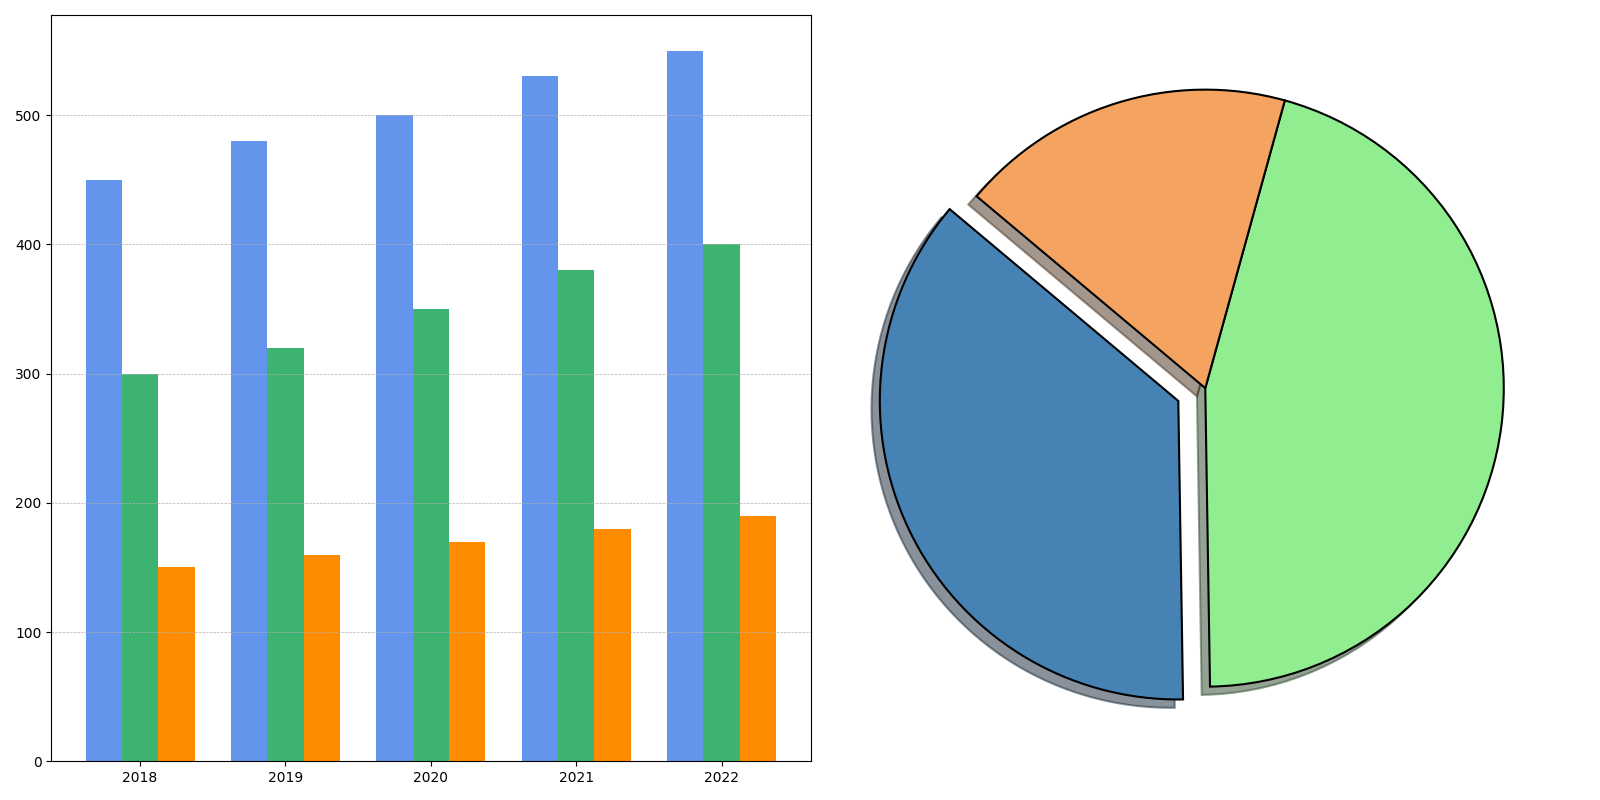

Write the Python code that produced this figure.
import matplotlib.pyplot as plt
import numpy as np

years = ['2018', '2019', '2020', '2021', '2022']
smartphones_sales = [450, 480, 500, 530, 550]
laptops_sales = [300, 320, 350, 380, 400]
tablets_sales = [150, 160, 170, 180, 190]

smartphones_revenue_2022 = 200  # million USD
laptops_revenue_2022 = 250  # million USD
tablets_revenue_2022 = 100  # million USD

bar_width = 0.25
year_indices = np.arange(len(years))

fig, ax = plt.subplots(1, 2, figsize=(16, 8))

colors_bar = ['cornflowerblue', 'mediumseagreen', 'darkorange']
colors_pie = ['steelblue', 'lightgreen', 'sandybrown']

ax[0].bar(year_indices - bar_width, smartphones_sales, width=bar_width, color=colors_bar[0])
ax[0].bar(year_indices, laptops_sales, width=bar_width, color=colors_bar[1])
ax[0].bar(year_indices + bar_width, tablets_sales, width=bar_width, color=colors_bar[2])

ax[0].set_xticks(year_indices)
ax[0].set_xticklabels(years)
ax[0].grid(True, which='major', axis='y', linestyle='--', linewidth=0.5)

revenues_2022 = [smartphones_revenue_2022, laptops_revenue_2022, tablets_revenue_2022]
explode = (0.1, 0, 0)

ax[1].pie(revenues_2022, startangle=140, colors=colors_pie, explode=explode, shadow=True, wedgeprops={'edgecolor': 'black', 'linewidth': 1.5})

plt.tight_layout()
plt.show()
